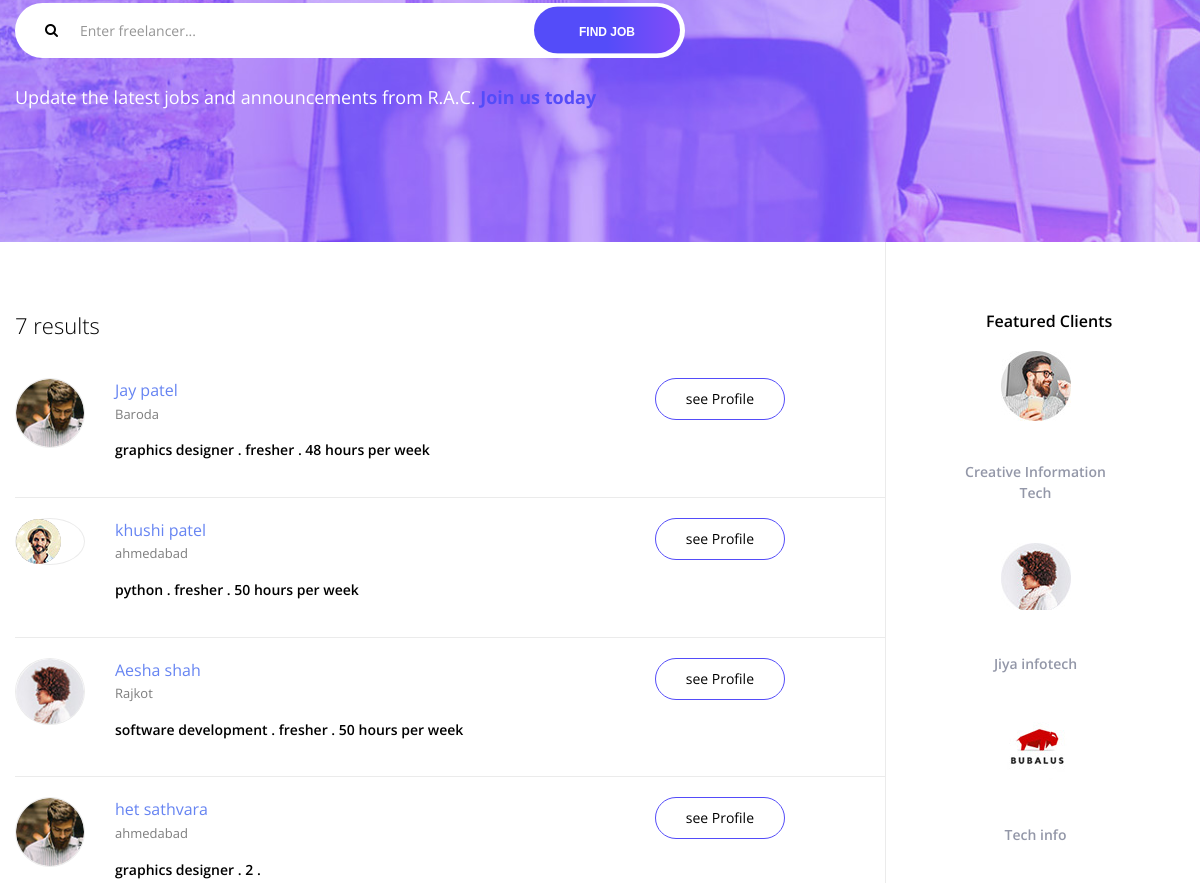
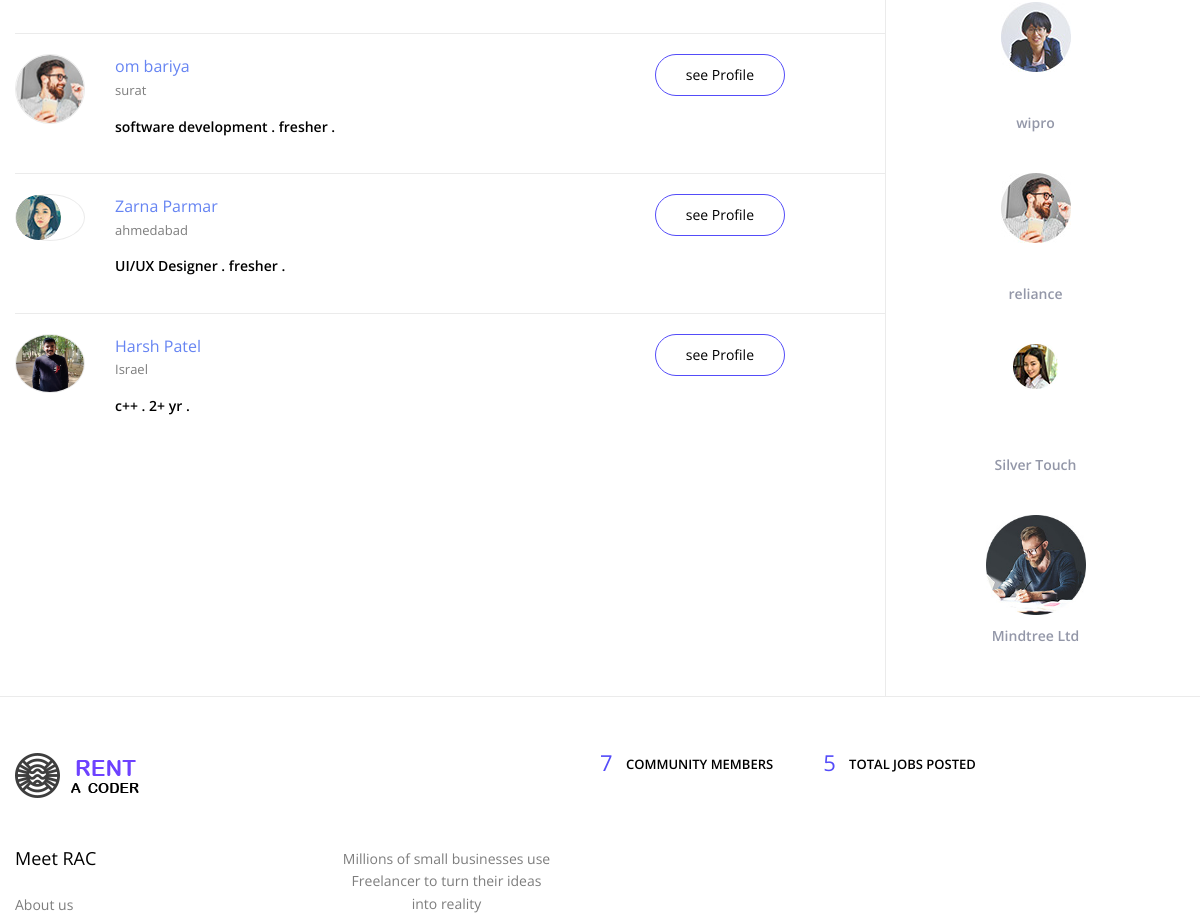
The app's page /developer_app/developer_index/ (middle part), older data (2 pictures, top to bottom).
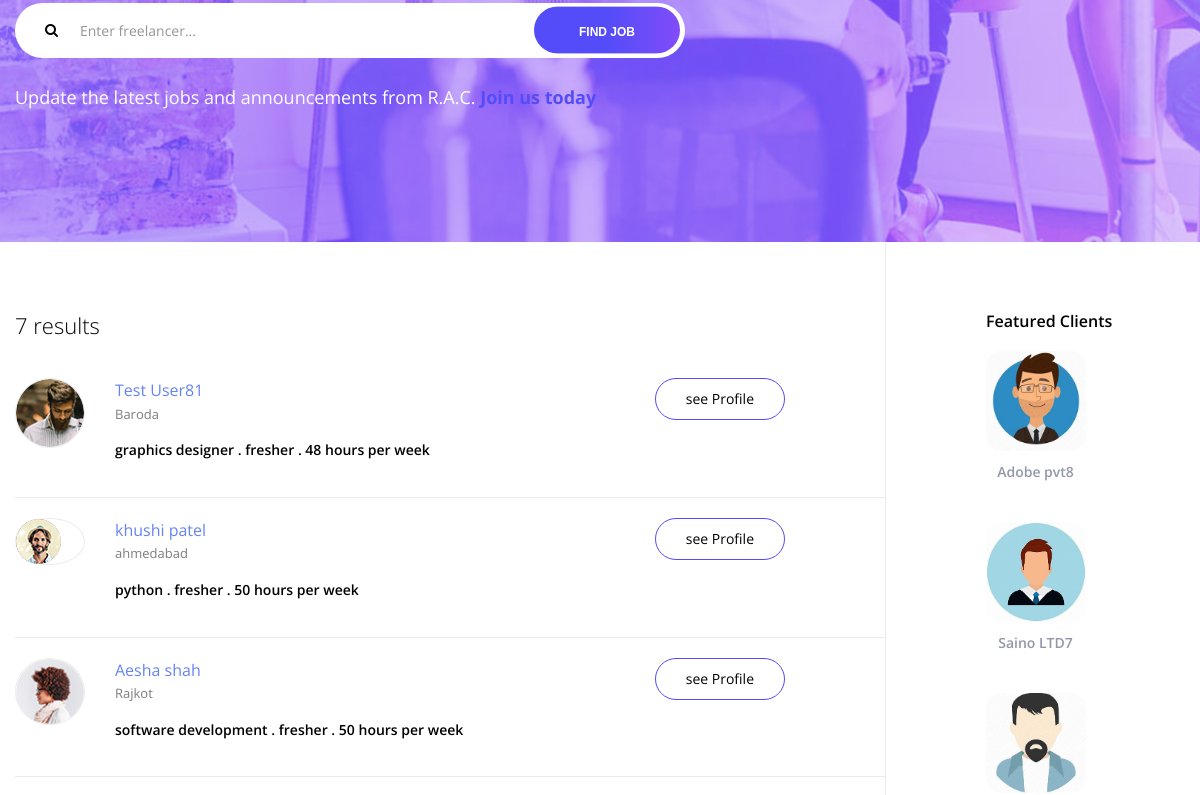
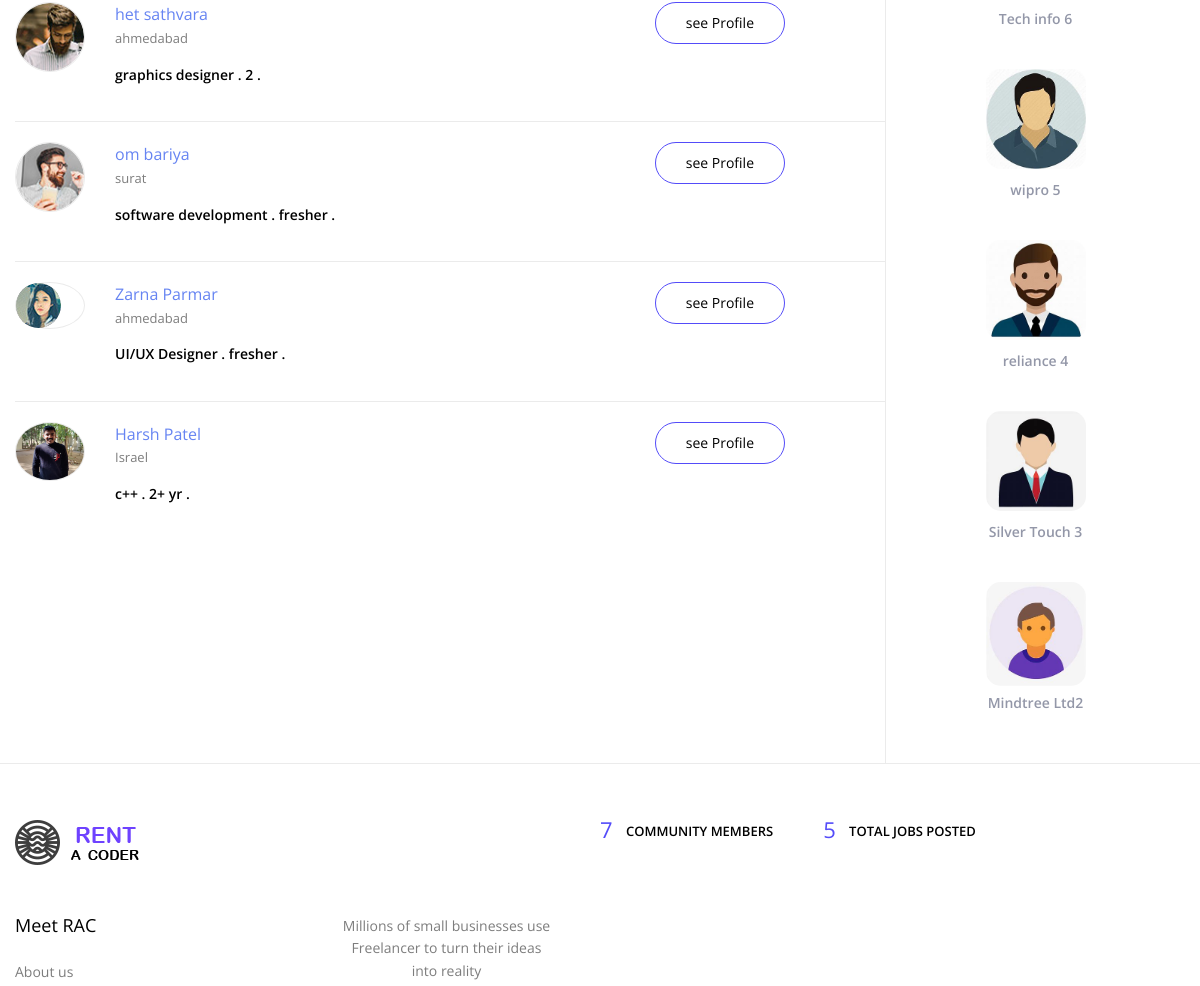
The same page, newer data (2 pictures, top to bottom).
### developer_app/models.py (models this page shows, shortened)
class Profile_dev(models.Model):
    user_id_fk  = models.ForeignKey(CustomUser,on_delete=models.CASCADE,related_name='developer_userid')
    your_skill = models.CharField(max_length=100)
    qualification = models.CharField(max_length=10000)
    work_experience = models.CharField(max_length=10)
    past_project = models.CharField(max_length=100)   #worked in past company
    job_type = models.CharField(max_length=200)
    working_hours = models.CharField(max_length=100)
    location = models.CharField(max_length=10)
    salary= models.CharField(max_length=10)
    DOB = models.DateTimeField(blank=True, null=True,default=timezone.now)
    picture = models.ImageField(upload_to='Images',blank=True)
    def get_developer_image_url(self):
        return self.picture.url

### signup_user/models.py (models this page shows)
class CustomUser(AbstractUser):
    user_type = models.CharField(max_length=50, choices=user_choice,default='client')
    def __str__(self):
        return f'{self.first_name} {self.last_name}'

### emp_app/models.py (models this page shows, shortened)
class Profile_client(models.Model):
    user_id_fk  = models.ForeignKey(CustomUser,on_delete=models.CASCADE,related_name='client_userid')
    company_name = models.CharField(max_length=100)
    company_description = models.TextField(max_length=20000,blank=True)
    qualification = models.CharField(max_length=10000)
    NoOfEmployees = models.CharField(max_length=50,blank=True,null=True)
    Designation = models.CharField(max_length=100)
    amount_range = models.CharField(max_length=50)
    DOB = models.DateTimeField(blank=True, null=True,default=timezone.now)
    location = models.CharField(max_length=200)
    picture = models.ImageField(upload_to='images',blank=True)
    def get_client_image_url(self):
        return f"{self.picture.url}"

### developer_app/views.py (the view)
# urls.py: path("developer_index/",views.developer_index,name="developer_index"),
def developer_index(request):
    freelancer = Profile_dev.objects.all()                            #this is for shows all profiles from database
    cnt = Profile_dev.objects.all().count()
    context = {
        'all_freelancer':freelancer,
        'count' : cnt
    }
    return render(request,'developer_app/developer_index.html',context)

### core/context_processors.py (called while the page is built)
def project(request):
    project = Project.objects.filter(project_status='False')
    p_cnt = Project.objects.filter(project_status='False').count()
    print(project)
    return {'all_project':project,'project_count' : p_cnt}

def verticle_feature_members(request):
    verticle_feature_members = Profile_client.objects.all()[:7]
    return {'feature_members':verticle_feature_members}

def topcat(request):
    Category_display = list(Category.objects.all())
    Category_display = random.sample(Category_display,5)
    return {'topcat' : Category_display}

def topclient(request):
    topclient = list(Profile_client.objects.all())
    topclient = random.sample(topclient,5)
    return {'topclient' : topclient}

def topdev(request):
    topdev = list(Profile_dev.objects.all())
    topdev = random.sample(topdev,5)
    return {'topdev' : topdev}

### emp_app/models.py (called while the page is built)
    def __str__(self):
        return f'{self.id}'

### templates/developer_app/developer_index.html
{% extends 'core/layout.html' %}
{% block developer_search %}
{% include 'developer_app/developer_search.html' %}
{% endblock developer_search %}
{% block developer_job_filter %}
{% include 'developer_app/developer_job_filter.html' %}
{% endblock developer_job_filter %}

### templates/developer_app/developer_job_filter.html
{% load static %}
{% block body %}
<div class="ps-section--sidebar ps-listing">
    <div class="container">
        <div class="ps-section__container">
            <div class="ps-section__content">
                <div class="ps-section__items">
                    <h4 class="ps-heading--2 mb-40">{{count}} results</h4>
                    {% for freelancer in all_freelancer %}
                    <div class="ps-freelancer ">
                        <div class="ps-freelancer__thumbnail"><img src="{{freelancer.get_developer_image_url}}" alt=""></div>
                        <div class="ps-freelancer__content">
                            <figure>
                                <figcaption>{{freelancer.user_id_fk}}</figcaption>
                                <p>{{freelancer.location}} </p><a class="ps-btn ps-btn--outline" href="{%url 'developer_app:pr_dev_profile' freelancer.id %}"> see Profile</a>
                            </figure>
                            <p><strong>{{freelancer.your_skill}} . {{freelancer.work_experience}} . {{freelancer.working_hours}}
                                    </strong></p>
                        </div>
                    </div>
                    {% endfor %}
                </div>
            </div>
            <div class="ps-section__sidebar">
                <div class="widget widget_profile widget_feature-members">
                    <h3 class="widget-title">Featured Clients</h3>
                    <figure>
                        {% for vf in feature_members %}
                        <div class="ps-block--company-tiny"><a class="ps-block__thumbnail" href="{% url 'emp_app:pr_client_profile' vf.id %}"><img
                                    src="{{vf.get_client_image_url}}" alt=""></a><a class="ps-block__title"
                                href="{% url 'emp_app:pr_client_profile' vf.id %}"> {{vf.company_name}}</a></div>
                        {% endfor %}
                    </figure>
                </div>
            </div>
        </div>
    </div>
</div>
</div>
{% endblock %}

Row changes from the older to the newer data that the page shows:
changed through a linked row, Profile_dev "Baroda": user_id_fk "Jay patel" → "Test User81"
changed Profile_client: get_client_image_url: a different picture; company_name "Creative Information Tech" → "Adobe pvt8"
changed Profile_client: get_client_image_url: a different picture; company_name "Jiya infotech" → "Saino LTD7"
changed Profile_client: get_client_image_url: a different picture; company_name "Tech info" → "Tech info 6"
changed Profile_client: get_client_image_url: a different picture; company_name "wipro" → "wipro 5"
changed Profile_client: get_client_image_url: a different picture; company_name "reliance" → "reliance 4"
changed Profile_client: get_client_image_url: a different picture; company_name "Silver Touch" → "Silver Touch 3"
changed Profile_client: get_client_image_url: a different picture; company_name "Mindtree Ltd" → "Mindtree Ltd2"
